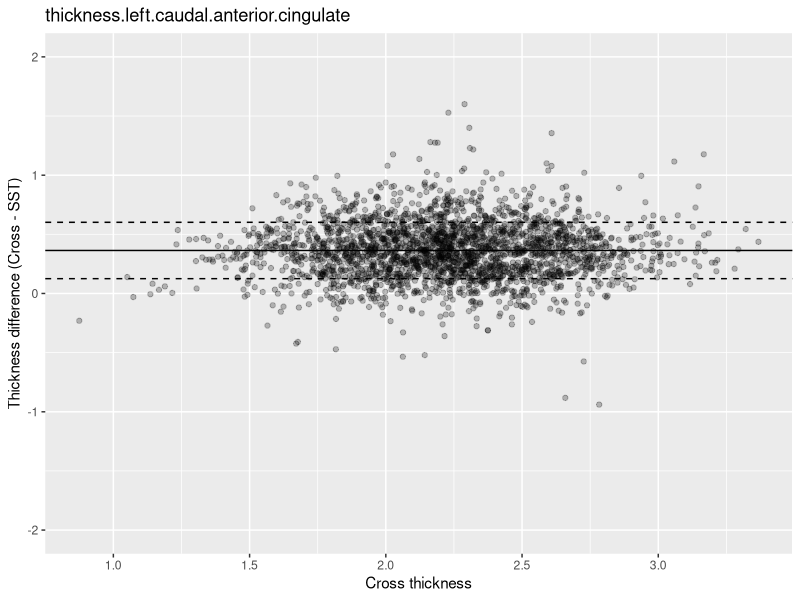
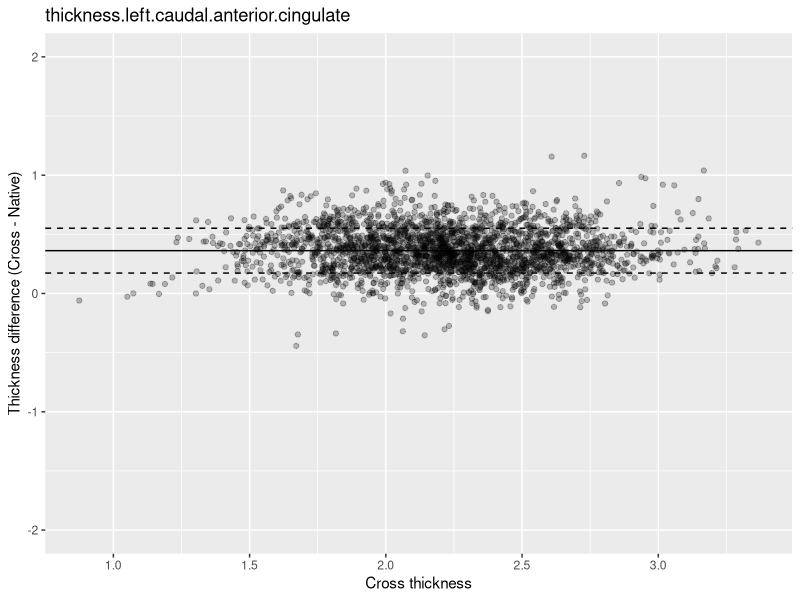
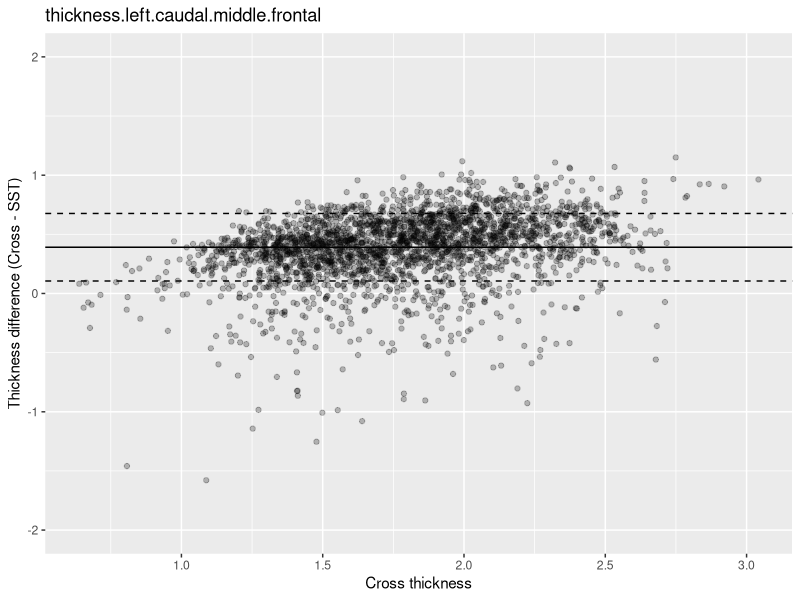
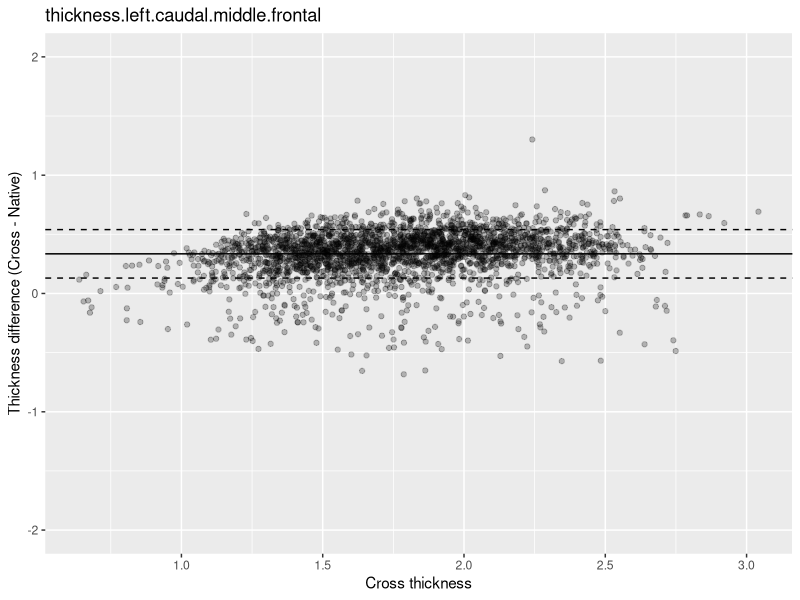
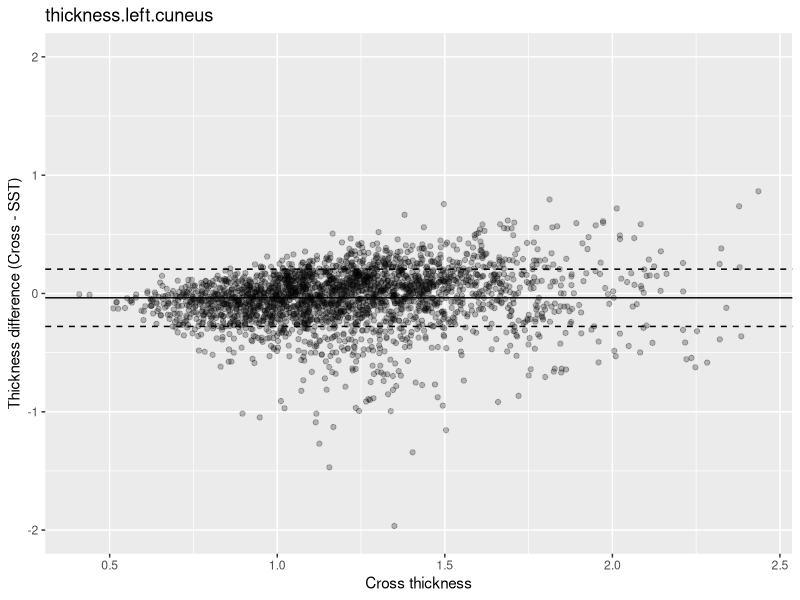
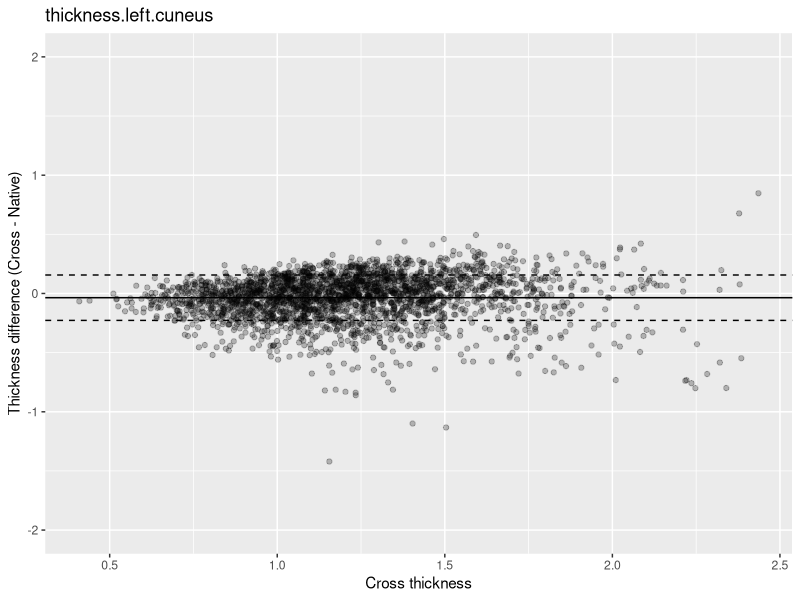
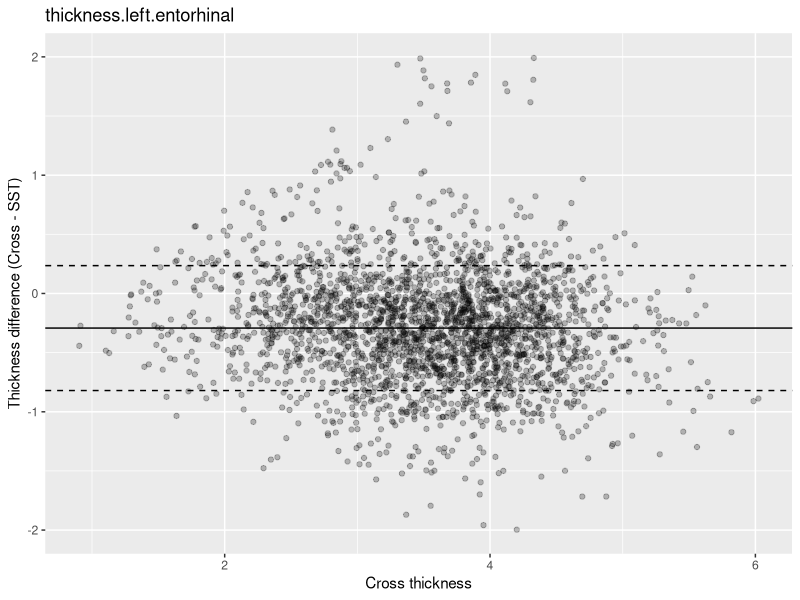
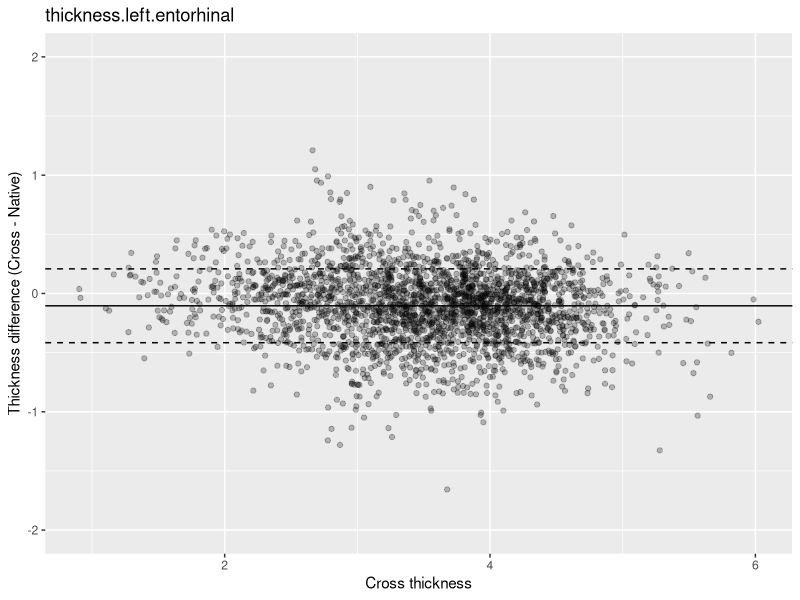

Write the R code that produced these figures, in order. (Note: this script raises an error after producing the figures.)
library( ggplot2 )
library( plyr )

cross <- read.csv( "adniCrossSectionalAntsMergeSubset_WithScr.csv" )
longNative <- read.csv( "adniLongitudinalNativeSpaceAntsMergeSubset_WithScr.csv" )
longSST <- read.csv( "adniLongitudinalAntsMergeSubset_WithScr.csv" )

thicknessColumns <- grep( 'thickness', colnames( cross ), value = FALSE )

sstGreaterThanZero <- 0
nativeGreaterThanZero <- 0
for( i in 1:length( thicknessColumns ) )
  {
  cat( colnames( cross )[thicknessColumns[i]], "\n" )
  sstDifference <- cross[,thicknessColumns[i]] - longSST[,thicknessColumns[i]]
  nativeDifference <- cross[,thicknessColumns[i]] - longNative[,thicknessColumns[i]]
  thicknessDataFrame <- data.frame( Cross = cross[,thicknessColumns[i]],
                                    LongSSTDifference = sstDifference,
                                    LongNativeDifference = nativeDifference )
  sstMeanDiff <- mean( sstDifference, na.rm = TRUE )
  sstSdDiff <- sd( sstDifference, na.rm = TRUE )

  if( sstMeanDiff > 0 )
    {
    sstGreaterThanZero <- sstGreaterThanZero + 1
    }

  nativeMeanDiff <- mean( nativeDifference, na.rm = TRUE )
  nativeSdDiff <- sd( nativeDifference, na.rm = TRUE )

  if( nativeMeanDiff > 0 )
    {
    nativeGreaterThanZero <- nativeGreaterThanZero + 1
    }

  baSstPlot <- ggplot( thicknessDataFrame, aes( x = Cross, y = LongSSTDifference ) ) +
               geom_point( alpha = 0.25 ) +
               geom_hline( yintercept = sstMeanDiff, linetype = 1  ) +
               geom_hline( yintercept = sstMeanDiff - sstSdDiff, linetype = 2  ) +
               geom_hline( yintercept = sstMeanDiff + sstSdDiff, linetype = 2  ) +
               ggtitle( colnames( cross )[thicknessColumns[i]] ) +
               xlab( 'Cross thickness' ) +
               ylab( 'Thickness difference (Cross - SST)' ) +
               scale_y_continuous( limits = c( -2, 2 ) )
  ggsave( file = paste0( "BlandAltmanDifferencePlots/baSstPlot_", colnames( cross )[thicknessColumns[i]], ".pdf" ), plot = baSstPlot, width = 7, height = 4 )

  baNativePlot <- ggplot( thicknessDataFrame, aes( x = Cross, y = LongNativeDifference ) ) +
               geom_point( alpha = 0.25 ) +
               geom_hline( yintercept = nativeMeanDiff, linetype = 1  ) +
               geom_hline( yintercept = nativeMeanDiff - nativeSdDiff, linetype = 2  ) +
               geom_hline( yintercept = nativeMeanDiff + nativeSdDiff, linetype = 2  ) +
               ggtitle( colnames( cross )[thicknessColumns[i]] ) +
               xlab( 'Cross thickness' ) +
               ylab( 'Thickness difference (Cross - Native)' ) +
               scale_y_continuous( limits = c( -2, 2 ) )
  ggsave( file = paste0( "BlandAltmanDifferencePlots/baNativePlot_", colnames( cross )[thicknessColumns[i]], ".pdf" ), plot = baNativePlot, width = 7, height = 4 )
  }

cat( "SST: greater than 0 --> ", sstGreaterThanZero, "\n", sep = '' )  
cat( "Native: greater than 0 --> ", nativeGreaterThanZero, "\n", sep = '' )  